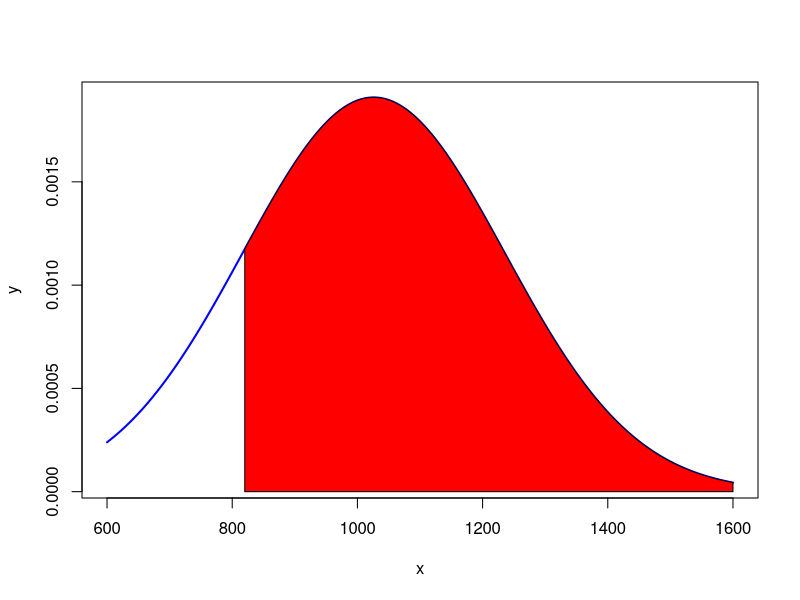

This figure's R source:
#Normal Distribution Calculations
x <- seq(600,1600,length= 200)
y <- dnorm(x, mean = 1026, sd= 209)
plot(x,y, type = "l",lwd = 2 ,col="blue")
x <- seq(820,1600,length= 200)
y <- dnorm(x, mean = 1026, sd= 209)
polygon(c(820,x,1600),c(0,y,0),col="red")
